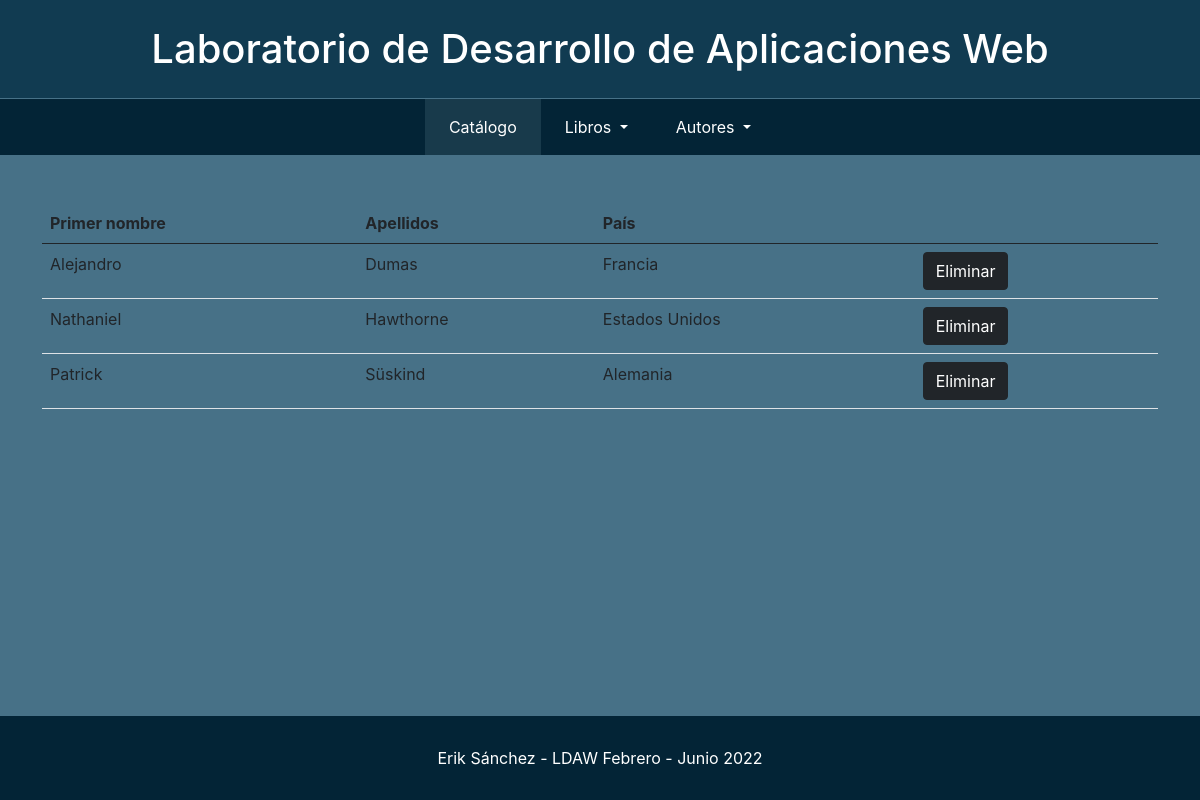
Page /php/authors.php on the committed database.
### tables this page shows
CREATE TABLE `authors` (
  `id` bigint UNSIGNED NOT NULL,
  `first_name` varchar(50) NOT NULL,
  `last_name` varchar(50) DEFAULT NULL,
  `country_id` bigint UNSIGNED DEFAULT NULL
);

CREATE TABLE `countries` (
  `id` bigint UNSIGNED NOT NULL,
  `name` varchar(50) NOT NULL,
  `description` text
);

### php/utils/DB.class.php (called while the page is built, shortened)
<?php
class DB{
    private static $instance = null;
    private $connection = null;
    private function __construct(){
        $this->connection = new PDO(
            'mysql:host=' . DB_HOST . ';dbname=' . DB_NAME,
            DB_USER,
            DB_PASSWORD
        );
    }
    public static function getInstance(){
        if(empty(self::$instance)){
            self::$instance = new DB();
        }
        return self::$instance;
    }
    public function query($query, $params = []){
        $st = $this->connection->prepare($query);
        if($st->execute($params)){
            return $st->fetchAll(PDO::FETCH_ASSOC);
        }
        return false;
    }
}

### php/models/Author.class.php (called while the page is built, shortened)
<?php
require_once(dirname(__FILE__) . "/../utils/DB.class.php");
require_once(dirname(__FILE__) . "/Country.class.php");
class Author{
    public function __construct($array){
        $this->id = $array["id"];
        $this->firstName = $array["first_name"];
        $this->lastName = $array["last_name"];
        $this->country = Country::find($array["country_id"]);
    }
    public static function getAll(){
        $result = DB::getInstance()->query("SELECT *
            FROM authors
            ORDER BY last_name, first_name ASC"
        );
        $authors = [];
        foreach($result as $author){
            $authors[] = new Author($author);
        }
        return $authors;
    }
}

### php/controllers/AuthorsController.class.php (called while the page is built, shortened)
<?php
require_once(dirname(__FILE__) . "/../models/Author.class.php");
require_once(dirname(__FILE__) . "/../models/Country.class.php");
class AuthorsController{
    public function index(){
        $authors = Author::getAll();
        return [
            "authors" => $authors,
            "pageName" => "index"
        ];
    }
}

### php/models/Country.class.php (called while the page is built, shortened)
<?php
require_once(dirname(__FILE__) . "/../utils/DB.class.php");
class Country{
    public function __construct($array){
       $this->name = $array["name"];
    }
    public static function find($id){
        $result = DB::getInstance()->query("SELECT * FROM Countries WHERE id=?", [$id]);
        return new Country($result[0]);
    }
}

### php/authors.php (the view, shortened to what this page needs)
<?php
require_once(dirname(__FILE__) . "/controllers/AuthorsController.class.php");
$controller = new AuthorsController();
extract($controller->index());
?>
<!DOCTYPE html>
<html lang="en">
    <head>
        <?php require_once(dirname(__FILE__) . "/partials/styles.php"); ?>
        <link rel="stylesheet" href="./css/index.css" />
    </head>
    <body>
        <?php require_once(dirname(__FILE__) . "/partials/header.php"); ?>
        <?php require_once(dirname(__FILE__) . "/partials/main_nav.php"); ?>
        <main class="container py-5 mb-5">
            <div>
                <table class="table">
                    <thead>
                        <th>Primer nombre</th>
                        <th>Apellidos</th>
                        <th>País</th>
                        <th></th>
                    </thead>
                    <tbody>
                    <?php foreach($authors as $author){ ?>
                        <tr>
                            <td><?= $author->firstName ?></td>
                            <td><?= $author->lastName ?></td>
                            <td><?= $author->country->name ?></td>
                            <td>
                                <a class="btn btn-dark" href="./authors.php?action=delete&id=<?php echo($author->id); ?>">Eliminar</a>
                            </td>
                        </tr>
                        <?php } ?>
                    </tbody>
                </table>
            </div>
        </main>
        <?php require_once(dirname(__FILE__) . "/partials/footer.php"); ?>
    </body>
</html>

### php/css/main.css (style rules this page uses)
:root { --dark-bg: #032436; --medium-bg: #113b51; --light-bg: #477187; --extra-light-bg: #6f90a2; --main-font-color: #ffffff; --income-color: #50948a; --outcome-color: #ad6147; }
body { margin: 0; font-family: -apple-system, BlinkMacSystemFont, "Segoe UI", "Roboto", "Oxygen", "Ubuntu", "Cantarell", "Fira Sans", "Droid Sans", "Helvetica Neue", sans-serif; -webkit-font-smoothing: antialiased; -moz-osx-font-smoothing: grayscale; background-color: var(--light-bg); color: var(--main-font-color); }
main { max-width: 90%; }
@media (min-width: 768px) { main { max-width: 85%; } }
main { padding: 25px; }

### rows in the picture
authors: first_name "Alejandro", last_name "Dumas", country.name "Francia"
authors: first_name "Nathaniel", last_name "Hawthorne", country.name "Estados Unidos"
authors: first_name "Patrick", last_name "Süskind", country.name "Alemania"
